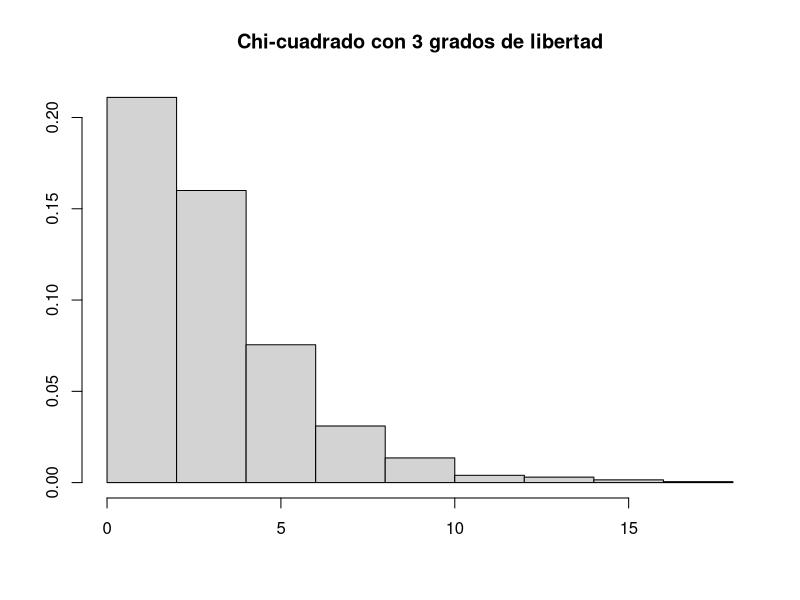
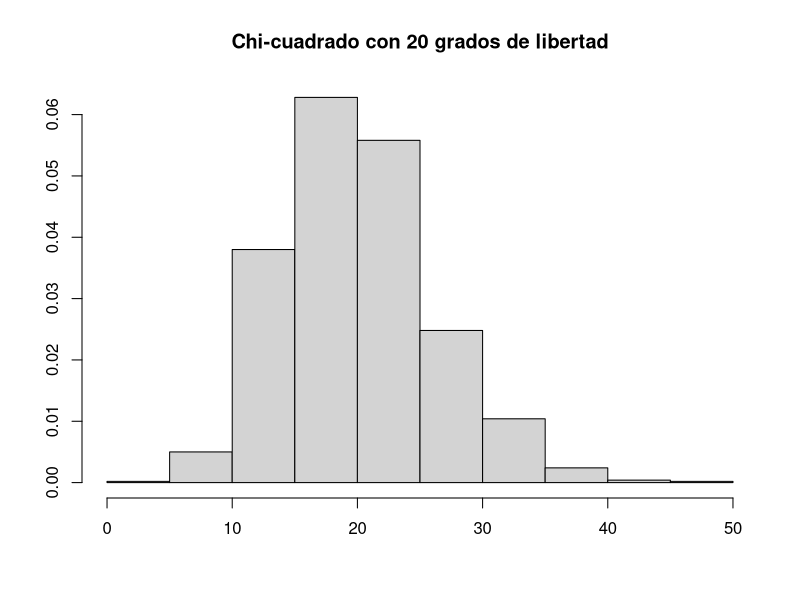
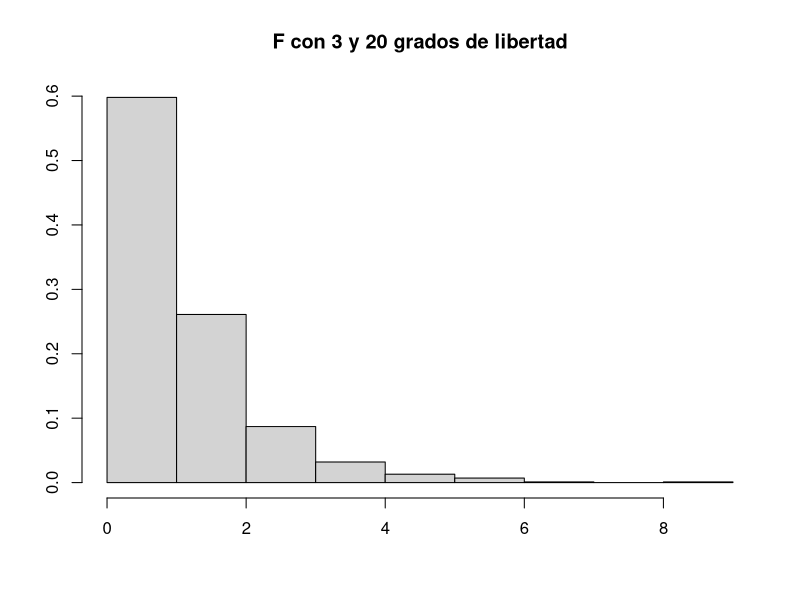

These figures' R source, in order:

#Distribuciones t y F (sacado del libro Learning Statistics with R de Danielle Navarro https://learningstatisticswithr.com/)

# La distribución chi cuadrado es una función "deducida de la normal", es decir, que se obtiene a partir de manipulaciones de realizaciones de la distribución normal. Especificamente, la chi cuadrado es el resultado de la suma de variables aleatorias normales estándar elevadas al cuadrado, replicamos este procedimiento con R

set.seed(1234)

#Generamos 3 normales estandar de 1000 realizaciones cada una

normal.a <- rnorm( n=1000 )
normal.b <- rnorm( n=1000 ) 
normal.c <- rnorm( n=1000 ) 

#Hacemos la suma al cuadrado 3 veces

chicuadrado.3 <- (normal.a)^2 + (normal.b)^2 + (normal.c)^2

#Tenemos una chi cuadrado con 3 grados de libertad

hist(chicuadrado.3, xlab = "", ylab = "", main = "Chi-cuadrado con 3 grados de libertad", freq = FALSE)

#Generasmos una chi cuadrado de 20 grados de libertad usando la funcion `chisq` de R

chicuadrado.20 <- rchisq( 1000, 20)

hist(chicuadrado.20, xlab = "", ylab = "", main = "Chi-cuadrado con 20 grados de libertad", freq = FALSE)


#La distribución F se parece un poco a una distribución chi cuadrado, y surge siempre que se necesita comparar dos distribuciones chi cuadrado entre sí. 
# La distribución chi cuadrado surge cuando estamos tomando una "suma de cuadrados", si quieres comparar dos "sumas de cuadrados" diferentes probablemente estás hablando de algo que tiene una distribución F. 


F.10.2 <- (chicuadrado.3/3)/(chicuadrado.20/20)

hist(F.10.2, xlab = "", ylab = "", main = "F con 3 y 20 grados de libertad", freq = FALSE)

#Distribuciones en R

# Distribución normal:
# qnorm: le das una probabilidad (por ejemplo 5%), te va a dar es el valor tal que
# a la derecha o a la izquierda tengas esa probabilidad
qnorm(0.05) # Número tal que el 5% de probabilidad está a la izquierda
qnorm(0.05, lower.tail = FALSE) # Número tal que el 5% de probabilidad está a la derecha

# pnorm: le das un número y te da la probabilidad a la izquierda o a la derecha
pnorm(1.83) # La probabilidad a la izquierda
pnorm(1.83, lower.tail = FALSE) # La probabilidad a la derecha

# Distribución t (familia de distribuciones indexado por los grados de libertad):
# qt: le das una probabilidad (por ejemplo 5%), te va a dar es el valor tal que
# a la derecha o a la izquierda tengas esa probabilidad
qt(0.05, df = 18) # Número tal que el 5% de probabilidad está a la izquierda
qt(0.05, df = 18, lower.tail = FALSE) # Número tal que el 5% de probabilidad está a la derecha

# pt: le das un número y te da la probabilidad a la izquierda o a la derecha
pt(1.83, df = 18) # La probabilidad a la izquierda
pt(1.83, df = 18, lower.tail = FALSE) # La probabilidad a la derecha

# Distribución chi-cuadrado (familia de distribuciones indexado por los grados de libertad):
# qchisq: le das una probabilidad (por ejemplo 5%), te va a dar es el valor tal que
# a la derecha o a la izquierda tengas esa probabilidad
qchisq(0.05, df = 18) # Número tal que el 5% de probabilidad está a la izquierda
qchisq(0.05, df = 18, lower.tail = FALSE) # Número tal que el 5% de probabilidad está a la derecha

# pchisq: le das un número y te da la probabilidad a la izquierda o a la derecha
pchisq(27, df = 18) # La probabilidad a la izquierda
pchisq(27, df = 18, lower.tail = FALSE) # La probabilidad a la derecha

#Distribucion F
#INTENTAR HACERLO POR SU CUENTA SIGUIENDO LO ANTERIOR